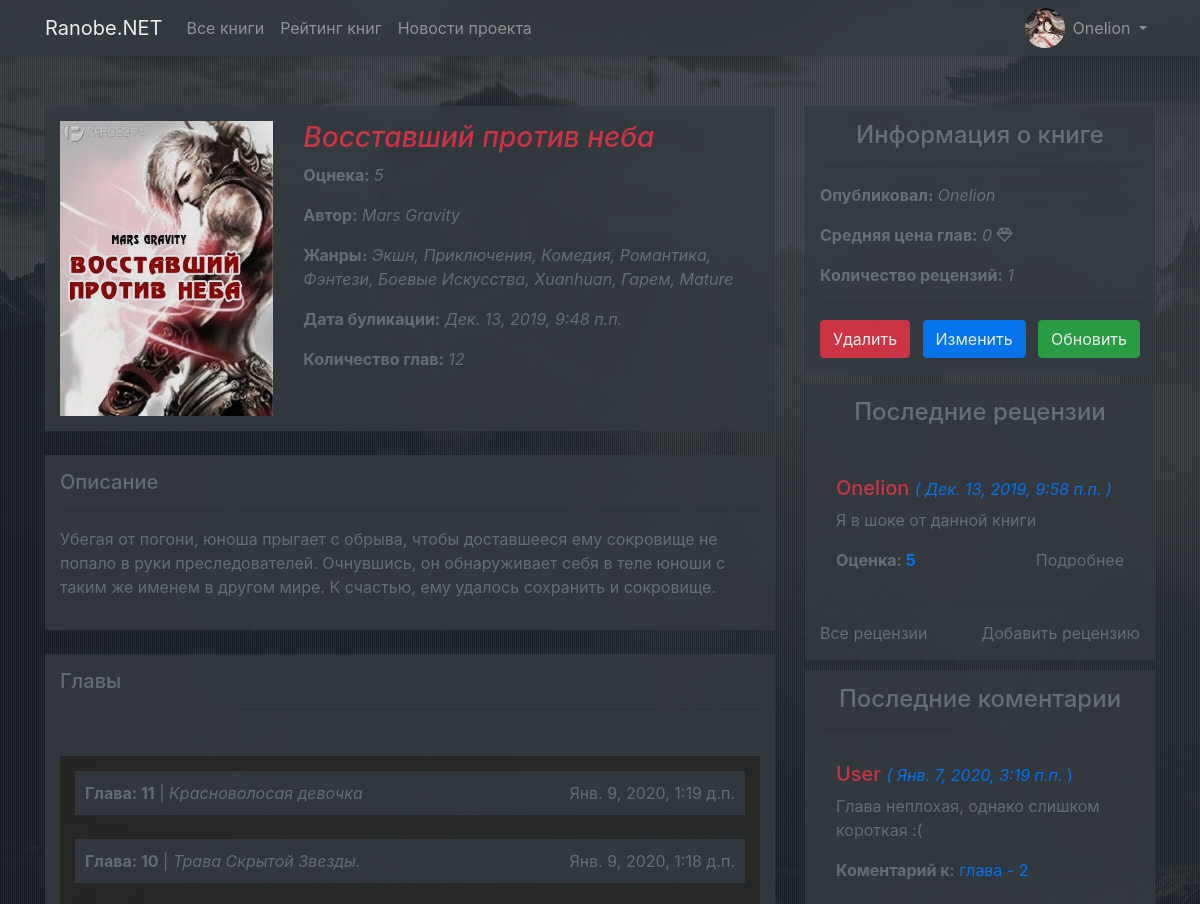
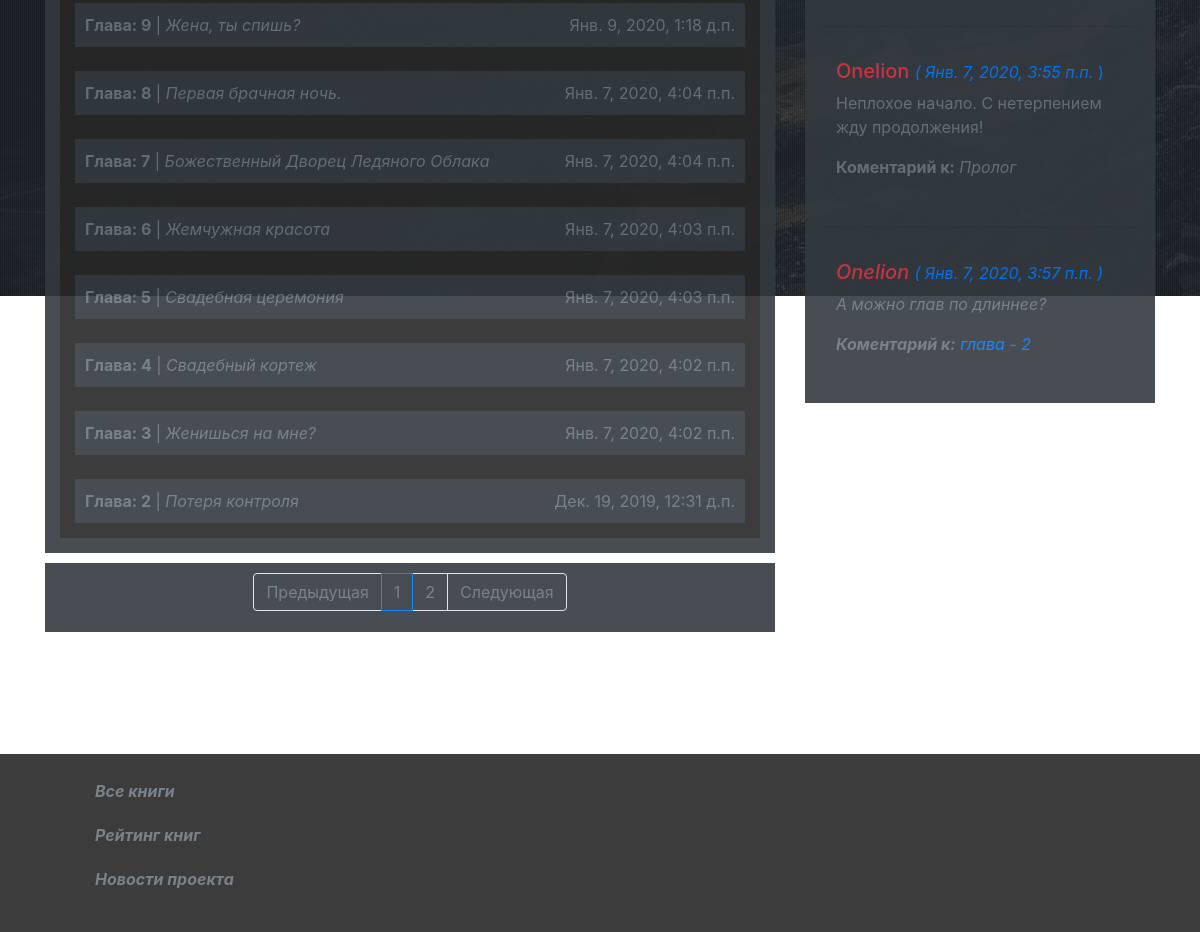
The page /catalog/book/1 (signed in) on the database its author committed (2 pictures, top to bottom).
### ranobe/apps/accounts/models.py (models this page shows, shortened)
class UserProfile(models.Model):
	user = models.OneToOneField(User, on_delete = models.CASCADE)
	avatar = models.ImageField(upload_to = 'images/users', verbose_name = 'Изображение', default = 'images/users/noavatar.png')
	balacne = models.IntegerField('Баланс', validators = [MinValueValidator(0)], default = 0)
	THEME_VARIANTS = (
		('l', 'Светлый'),
		('d', 'Темный'),
	)
	theme = models.CharField('Тема', max_length = 1, choices = THEME_VARIANTS, default = 'l', help_text = 'Тема страницы, для пользователья.')
	readed_books = models.ManyToManyField(Book, verbose_name = 'Книги, отмеченные как - "Прочитано"', blank = True)
	class Meta:
		verbose_name = 'Профиль'
		verbose_name_plural = 'Профили'

### ranobe/apps/catalog/models.py (models this page shows, shortened)
class Book(models.Model):
	title = models.CharField('Название', max_length = 100)
	author = models.ForeignKey(Author, verbose_name = 'Автор', on_delete = models.CASCADE, null = True)
	summary = models.TextField('Описание', max_length = 500, help_text = 'Краткое описание данной книги.')
	genre = models.ManyToManyField(Genre, help_text = 'Жанры данной книги.')
	country = models.ForeignKey(Country, on_delete = models.SET_NULL, null = True)
	pub_date = models.DateTimeField('Дата публикации', auto_now_add = True)
	publisher = models.ForeignKey(User, on_delete = models.CASCADE)
	book_rating = models.IntegerField('Средняя оценка данной книги', default = 0)
	image = models.ImageField('Изображение книги', upload_to = 'images/books', null = True, blank = True)
	last_pub_date = models.DateTimeField('Дата публикации последней главы', null = True, blank = True)
	class Meta:
		verbose_name = 'Книга'
		verbose_name_plural = 'Книги'

class Author(models.Model):
	nickname = models.CharField('Никнейм', max_length = 100)
	class Meta:
		verbose_name = 'Автор'
		verbose_name_plural = 'Авторы'
	class Meta:
		verbose_name = 'Автор'

class Genre(models.Model):
	name = models.CharField('Название', max_length = 100, help_text = 'Введите название жанра.')
	class Meta:
		verbose_name = 'Жанр'
		verbose_name_plural = 'Жанры'

class Chapter(models.Model):
	book = models.ForeignKey("Book", on_delete = models.CASCADE)
	title = models.CharField('Навзание', max_length = 100)
	price = models.IntegerField('Цена', validators = [MinValueValidator(0)], default = 0)
	pub_date = models.DateTimeField('Дата публикации', auto_now_add = True)
	content = models.TextField('Содержание главы', default = 'Содержание главы...')
	number = models.IntegerField('Номер главы', validators = [MinValueValidator(1)], null = True, blank = True)
	pay_users = models.ManyToManyField(User, blank = True, help_text = 'Пользователи, что купили данную главу')
	AVAILABILITY_STATUS = (
		('f', 'Бесплатный'),
		('p', 'Платный'),
	)
	status = models.CharField('Статус', max_length = 1, choices = AVAILABILITY_STATUS, default = 'f', help_text = 'Статус главы')
	class Meta:
		verbose_name = 'Глава'
		verbose_name_plural = 'Главы'
	def get_absolute_url(self):
		return reverse('chapter-detail', args = [str(self.book.id), str(self.id)])
	def was_published_recently(self):
		return self.pub_date >= (timezone.now() - datetime.timedelta(days = 3))

class Review(models.Model):
	author = models.ForeignKey(User, on_delete = models.CASCADE, null = True, blank = True)
	title = models.CharField('Навзание рецензии', max_length = 100)
	content = models.TextField('Содержание рецензии')
	pub_date = models.DateTimeField('Дата публикации', auto_now_add = True)
	rating = models.IntegerField('Оценка', validators = [MinValueValidator(0), MaxValueValidator(5)], help_text = 'Оценка пользователья к данной книге ( 1 - 5)')
	book = models.ForeignKey('Book', on_delete = models.CASCADE)
	class Meta:
		verbose_name = 'Резенция'
		verbose_name_plural = 'Резенции'

class ChapterComment(models.Model):
	book = models.ForeignKey('Book', on_delete = models.CASCADE, verbose_name = 'Книга')
	commentator = models.ForeignKey(User, on_delete = models.CASCADE, null = True, blank = True)
	chapter = models.ForeignKey('Chapter', verbose_name = 'Глава', on_delete = models.CASCADE)
	pub_date = models.DateTimeField('Дата публикации', auto_now_add = True)
	content = models.TextField('Содержание кометария', max_length = 500)
	class Meta:
		verbose_name = 'Комментарий к главе'
		verbose_name_plural = 'Комментарии к главам'

### ranobe/apps/catalog/views.py (the view)
# urls.py: url(r'^book/(?P<book_id>\d+)$', views.book_detail, name = 'book-detail'),
def book_detail(request, book_id):
	book = Book.objects.filter(id = book_id)
	chapter_list = Chapter.objects.filter(book_id = book_id).all().order_by('-id')
	chapter_a_price = round(chapter_list.aggregate(sum = Sum('price'))['sum']/chapter_list.count())
	lasted_reviews = Review.objects.filter(book_id = book_id).order_by('-pub_date')[:3]
	last_comments = ChapterComment.objects.filter(book_id = book_id)
	tmp = 'light_template.html'
	page = request.GET.get('page', 1)
	paginator = Paginator(chapter_list, 10)
	try:
		chapters = paginator.page(page)
	except PageNotAnInteger:
		chapters = paginator.page(1)
	except EmptyPage:
		chapters = paginator.page(paginator.num_pages)
	if request.user.is_authenticated:
		readed_book_count = UserProfile.objects.get(user_id = request.user.id).readed_books.count()
		profile_theme = UserProfile.objects.get(user_id = request.user.id).theme
		if profile_theme == 'd':
			tmp = 'dark_template.html'
		else:
			tmp = 'light_template.html'
	return render(
		request,
		'catalog/book_detail.html',
		context = { 'tmp' 				: tmp,
					'book' 				: book,
					'chapters' 			: chapters,
					'chapter_a_price' 	: chapter_a_price,
					'lasted_reviews'	: lasted_reviews,
					'last_comments' 	: last_comments,
		}
	)

### ranobe/templates/catalog/book_detail.html
{% extends tmp %}
{% block main_content %}
	<div class="main-content">
		<div class="container">
			<div class="row">
				<div class="col-md-8">
					<div class="main-block" style="padding: 15px;">
						<div class="row" class="bg-dark">
							<div class="col-md-4">
								<img src="{{ book.0.image.url }}" alt="book image" width="100%">
							</div>
							<div class="col-md-8">
								<h3 class="text-danger"><i>{{ book.0.title }}</i></h3>
								<p class="text-secondary"><b>Оцнека:</b> <i>{{book.0.book_rating}}</i> </p>
								<p class="text-secondary"><b>Автор:</b> <i>{{ book.0.author.nickname }}</i></p>
								<p class="text-secondary">
									<b>Жанры։</b>
									<i>
										{% for genre in book.0.genre.all %}
											<a href="" class="text-secondary">{{ genre.name }}{% if not forloop.last %}, {% endif %}</a>
										{% endfor %}
									</i>
								</p>
								<p class="text-secondary"><b>Дата буликации:</b> <i>{{ book.0.pub_date }}</i></p>
								<p class="text-secondary"><b>Количество глав:</b> <i>{{ book.0.chapter_set.count }}</i></p>
							</div>
						</div>
					</div>
					<br>
					<div class="main-block" style="padding: 15px;">
						<h5 class="text-secondary">Описание</h5>
						<hr>
						<p class="text-secondary">{{ book.0.summary }}</p>
					</div>
					<br>
					<div class="main-block" style="padding: 15px; margin-bottom: 0">
						<h5 class="text-secondary">Главы</h5>
						<hr>
					</div>
					<div class="chapters">
						{% for chapter in chapters %}
							<div class="chapter">
								<div class="d-flex justify-content-between">
									<div><a href="{{ chapter.get_absolute_url }}" class="text-secondary">{% if chapter.number is not null %} <b>Глава: {{ chapter.number }}</b> | {% endif %} <i> {{ chapter.title }}</i></a></div>
									<div class="{% if chapter.was_published_recently %} text-success {% else %} text-secondary {% endif %}">{{ chapter.pub_date }}</div>
								</div>
							</div>
							{% if not forloop.last %}
								<br>
							{% endif %}
						{% endfor %}
					</div>
					{% if chapters.has_other_pages %}
						<div class="page-pagination justify-content-center">
							<ul class="pagination justify-content-center">
								{% if chapters.has_previous %}
									<li class="page-item"><a  class="page-link {% if user.userprofile.theme == 'd' %} bg-dark text-secondary {% endif %} " href="?page={{ chapters.previous_page_number }}">Предыдущая</a></li>
								{% else %}
									<li class=" page-item disabled"><a class="page-link {% if user.userprofile.theme == 'd' %} text-secondary bg-dark {% endif %} disabled" href="?page={{ book.previous_page_number }}">Предыдущая</a></li>
								{% endif %}
								{% for i in chapters.paginator.page_range %}
									{% if chapters.number == i %}
										<li class="page-item active"><a class="page-link {% if user.userprofile.theme == 'd' %} text-secondary bg-dark {% endif %} disabled">{{ i }} </a></li>
									{% else %}
										<li class="page-item"><a class="page-link {% if user.userprofile.theme == 'd' %} text-secondary bg-dark {% endif %}" href="?page={{ i }}">{{ i }}</a></li>
									{% endif %}
								{% endfor %}
								{% if chapters.has_next %}
									<li class="page-item"><a class="page-link {% if user.userprofile.theme == 'd' %} text-secondary bg-dark {% endif %} disabled" href="?page={{ chapters.next_page_number }}">Следующая</a></li>
								{% else %}
									<li class="page-item disabled"><a href="#" class="page-link {% if user.userprofile.theme == 'd' %} bg-dark text-secondary {% endif %} disabled">Следующая</a></li>
								{% endif %}
							</ul>
						</div>
					{% endif %}
				</div>
				<div class="col-md-4">
					<aside>
						<h4 class="text-secondary" style="text-align: center;">Информация о книге</h3><hr>
						<p class="text-secondary"><b>Опубликовал։</b> <i>{{ book.0.publisher.username }}</i></p>
						<p class="text-secondary"><b>Средняя цена глав:</b> <i>{{ chapter_a_price }} <i class="far fa-gem"></i></i></p>
						<p class="text-secondary"><b>Количество рецензий:</b> <i>{{ book.0.review_set.count }}</i></p>
						{% if user.id == book.0.publisher.id or user.is_stuff or user.is_superuser %}
							<hr>
							<div class="d-flex justify-content-between">
								<div>
									<button class="btn btn-xs btn-danger">Удалить</button>
								</div>
								<div>
									<button class="btn btn-xs btn-primary">Изменить</button>
								</div>
								<div>
									<button class="btn btn-xs btn-success">Обновить</button>
								</div>
							</div>
						{% endif %}
					</aside>
					<aside>
						<h4 class="text-secondary" style="text-align: center;">Последние рецензии</h4>
							<hr>
							{% if not lasted_reviews %}
								<p class="text-secondary" align="center">У данной книги нету рецензий</p>
								<hr>
							{% else %}
								{% for review in lasted_reviews %}
									<div class="media p-3">
										<div class="media-body">
											<h5 class="text-danger">{{ review.author.username }} <small class="text-primary"><i>( {{ review.pub_date }} )</i></small></h5>
											<p class="text-secondary">{{ review.title }}</p>
											<div class="d-flex justify-content-between">
												<div class="text-secondary"><b>Оценка: <span class="text-primary">{{ review.rating }}</span></b></div>
												<div><a href="#" class="text-secondary">Подробнее</a></div>
											</div>
										</div>
									</div>
									<hr>
								{% endfor %}
							{% endif %}
							<div class="d-flex justify-content-between">
								<div class="text-secondary"><a href="#" class="text-secondary">Все рецензии</a></div>
								<div><a href="#" class="text-secondary">Добавить рецензию</a></div>
							</div>
					</aside>
					<aside>
						<h4 class="text-secondary" style="text-align: center;">Последние коментарии</h4><hr>
						{% if not last_comments %}
							<p class="text-secondary" align="center">У глав данной книги нету комментариев</p>
						{% else %}
							{% for comment in last_comments %}
								<div class="media p-3">
									<div class="media-body">
										<h5 class="text-danger">{{ comment.commentator.username }} <small class="text-primary"><i>( {{ comment.pub_date }}</i> )</small></h5>
										<p class="text-secondary">{{ comment.content }}</p>
										<p class="text-secondary"><b>Коментарий к:</b>{% if comment.chapter.number is not null %} <span class="text-primary">глава - {{ comment.chapter.number }}</span> {% else %} <i> {{ comment.chapter.title }} {% endif %}</p>
									</div>
								</div>
								{% if not forloop.last %}
									<hr>
								{% endif %}
							{% endfor %}
						{% endif %}
					</aside>
				</div>
			</div>
		</div>
	</div>
{% endblock %}

### ranobe/templates/dark_template.html (shortened to what this page needs)
<!DOCTYPE html>
<html lang="ru">
<head>
	<link rel="stylesheet" href="https://maxcdn.bootstrapcdn.com/bootstrap/4.3.1/css/bootstrap.min.css">
	{% load static %}
	<link rel="stylesheet" href="{% static 'css/dark_style.css' %}">
</head>
<body>
	{% block header_navigation %}
		<nav class="navbar navbar-expand-md bg-dark navbar-dark shadow-sm">
			<div class="container">
				<a class="navbar-brand" href="{% url 'main-page' %}">Ranobe.NET</a>
				<div class="collapse navbar-collapse" id="collapsivleNavbar">
					<ul class="navbar-nav mr-auto">
						<li class="nav-item">
							<a href="{% url 'books' %}" class="nav-link">Все книги</a>
						</li>
						<li class="nav-item">
							<a href="#" class="nav-link">Рейтинг книг</a>
						</li>
						<li class="nav-item">
							<a href="#" class="nav-link">Новости проекта</a>
						</li>
					</ul>
					<ul class="navbar-nav">
						{% if user.is_authenticated %}
							<li class="navbar-item">
								{% load static %}
								<img src='{{ user.userprofile.avatar.url}}' alt="user-avatar" width="40px" height="40px" style="border-radius: 50%">
							</li>
							<li class="nav-item dropdown">
								<a class="nav-link dropdown-toggle" href="#" id="navbardrop" data-toggle="dropdown">
									{{ user.get_username }}
								</a>
							</li>
						{% endif %}
					</ul>
				</div>
			</div>
		</nav>
	{% endblock %}
	{% block main_content %}{% endblock %}
	{% block footer %}
		<footer>
			<div class="container">
				<ul class="footer-nav">
					<li>
						<a href="{% url 'books' %}" class="text-secondary">Все книги</a>
					</li>
					<li>
						<a href="#" class="text-secondary">Рейтинг книг</a>
					</li>
					<li>
						<a href="#" class="text-secondary">Новости проекта</a>
					</li>
				</ul>
			</div>
		</footer>
	{% endblock %}
</body>
</html>

### ranobe/static/css/dark_style.css (style rules this page uses)
html { position: relative; min-height: 100%; }
body { background-image: url(/media/images/background/bg.jpg); background-repeat: no-repeat; background-attachment: fixed; opacity: 0.9; }
.main-content { padding-top: 50px; min-height: 100%; padding-bottom: 300px; }
.main-block { background: #343a40; }
.chapters { background: #272727; width: 100%; border: 15px solid #343a40; padding: 15px; }
.chapter { background: #343a40; padding: 10px; }
.page-pagination { margin-top: 10px; background: #343a40; padding-top: 10px; padding-bottom: 5px; }
aside { background: #343a40; margin-bottom: 10px; padding: 15px; }
footer { width: 100%; background: #272727; margin-top: 50px; padding: 15px; position: absolute; bottom: 0; }
.footer-nav { list-style-type: none; }
.footer-nav li { padding: 10px; font-weight: bold; }

### rows shown on the page
Book: image (picture), title "Восставший против неба", book_rating "5", author.nickname "Mars Gravity", pub_date "Дек. 13, 2019, 9:48 п.п.", id "12", summary "Убегая от погони, юноша прыгает с обрыва, чтобы доставшееся ему сокровище не попало в руки преследователей. Очнувшись, он обнаруживает себя в теле юноши с таким же именем в другом мире. К счастью, ему удалось сохранить и сокровище.", publisher.username "Onelion", id "1"
Genre: name "Экшн"
Genre: name "Приключения"
Genre: name "Комедия"
Genre: name "Романтика"
Genre: name "Фэнтези"
Genre: name "Боевые Искусства"
Genre: name "Xuanhuan"
Genre: name "Гарем"
Genre: name "Mature"
Chapter: number "11", title "Красноволосая девочка", pub_date "Янв. 9, 2020, 1:19 д.п."
Chapter: number "10", title "Трава Скрытой Звезды.", pub_date "Янв. 9, 2020, 1:18 д.п."
Chapter: number "9", title "Жена, ты спишь?", pub_date "Янв. 9, 2020, 1:18 д.п."
Chapter: number "8", title "Первая брачная ночь.", pub_date "Янв. 7, 2020, 4:04 п.п."
Chapter: number "7", title "Божественный Дворец Ледяного Облака", pub_date "Янв. 7, 2020, 4:04 п.п."
Chapter: number "6", title "Жемчужная красота", pub_date "Янв. 7, 2020, 4:03 п.п."
Chapter: number "5", title "Свадебная церемония", pub_date "Янв. 7, 2020, 4:03 п.п."
Chapter: number "4", title "Свадебный кортеж", pub_date "Янв. 7, 2020, 4:02 п.п."
Chapter: number "3", title "Женишься на мне?", pub_date "Янв. 7, 2020, 4:02 п.п."
Chapter: number "2", title "Потеря контроля", pub_date "Дек. 19, 2019, 12:31 д.п."
Review: author.username "Onelion", pub_date "Дек. 13, 2019, 9:58 п.п.", title "Я в шоке от данной книги", rating "5"
ChapterComment: commentator.username "User", pub_date "Янв. 7, 2020, 3:19 п.п.", content "Глава неплохая, однако слишком короткая :(", chapter.number "2"
ChapterComment: commentator.username "Onelion", pub_date "Янв. 7, 2020, 3:55 п.п.", content "Неплохое начало. С нетерпением жду продолжения!", chapter "Пролог"
ChapterComment: commentator.username "Onelion", pub_date "Янв. 7, 2020, 3:57 п.п.", content "А можно глав по длиннее?", chapter.number "2"

### other values the page prints
{{ user.get_username }} "Onelion"
{{ i }} "1"
{{ i }} "2"
{{ chapter_a_price }} "0"
